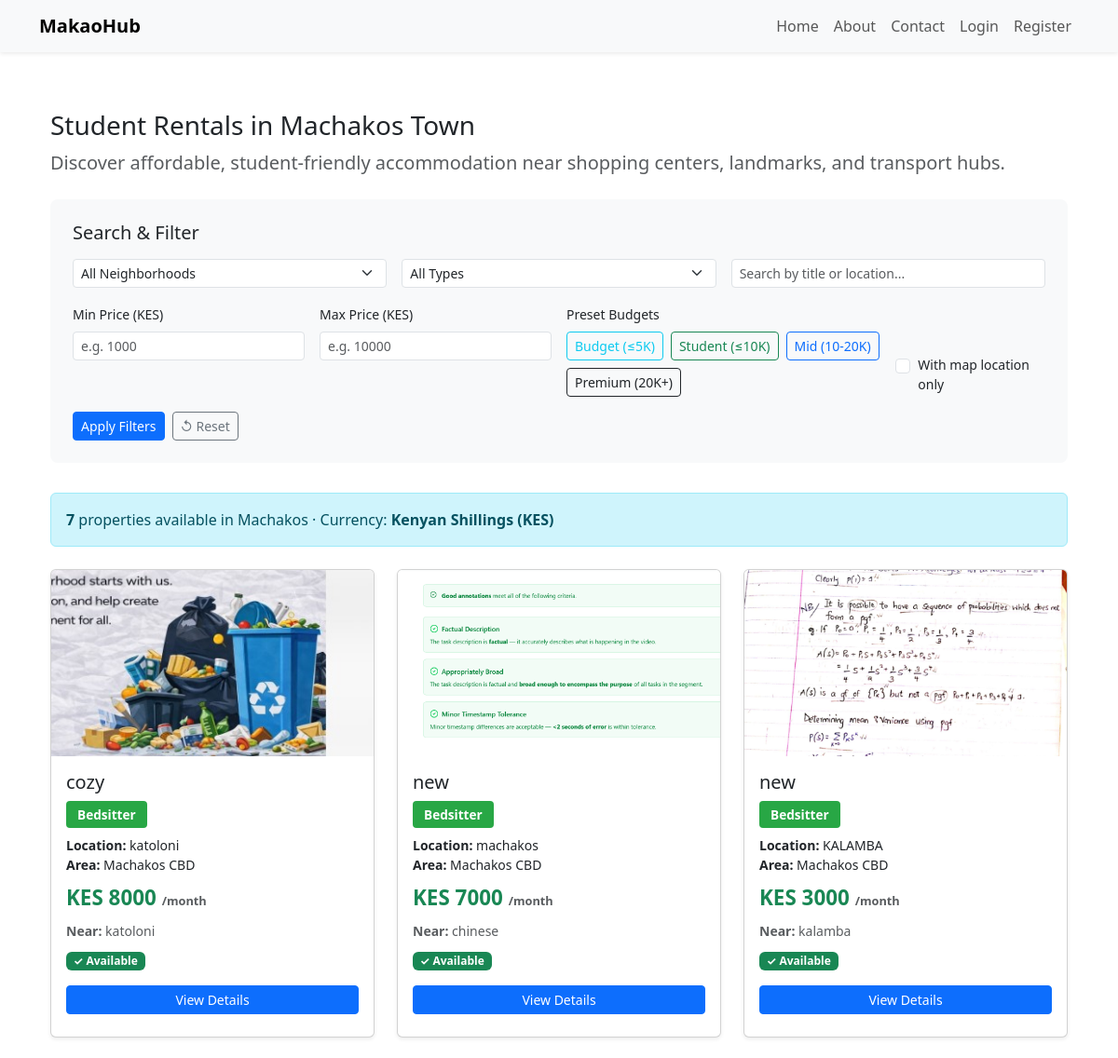
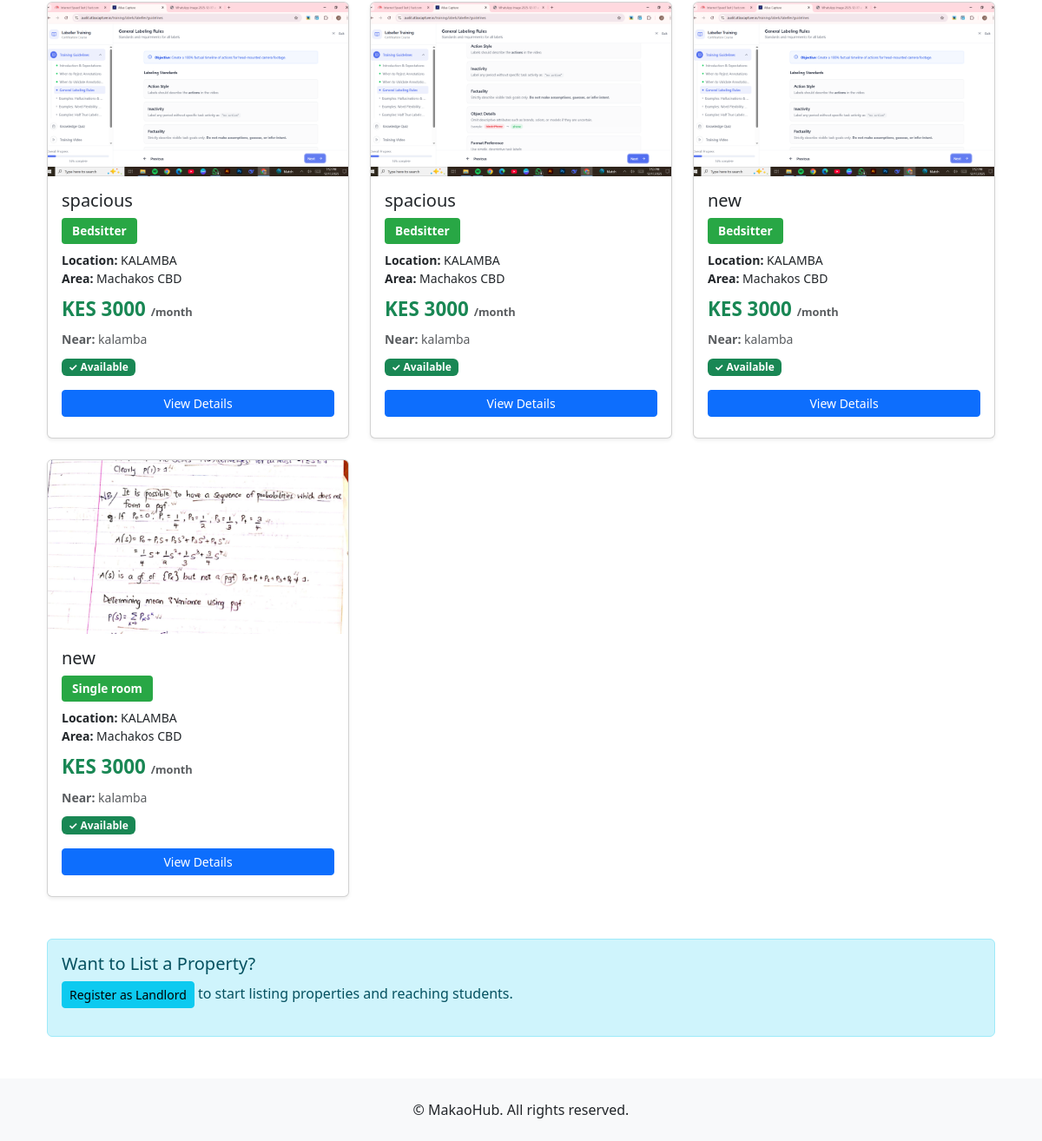
Page /properties/ on the committed database (2 pictures, top to bottom).
### properties/models.py (models this page shows, shortened)
class Property(models.Model):
	class PropertyType(models.TextChoices):
		BEDSITTER = "bedsitter", _("Bedsitter")
		SINGLE_ROOM = "single_room", _("Single room")
		ONE_BEDROOM = "one_bedroom", _("1-bedroom")
		HOSTEL = "hostel", _("Hostel")
		SHARED = "shared", _("Shared")
	class Neighborhood(models.TextChoices):
		MACHAKOS_CBD = "machakos_cbd", _("Machakos CBD")
		MIKUYUNI = "mikuyuni", _("Mikuyuni")
		MATUNGULU = "matungulu", _("Matungulu")
		KANGUNDO = "kangundo", _("Kangundo")
		KIAMBU = "kiambu", _("Kiambu")
		OTHER = "other", _("Other")
	landlord = models.ForeignKey(
		settings.AUTH_USER_MODEL,
		on_delete=models.CASCADE,
		related_name="properties",
		help_text=_("The landlord (owner) who listed this property."),
	)
	title = models.CharField(max_length=200)
	property_type = models.CharField(
		max_length=32, choices=PropertyType.choices, default=PropertyType.BEDSITTER
	)
	location = models.CharField(
		max_length=255,
		help_text=_("Address or description of where the property is located (e.g. Machakos Town)."),
	)
	neighborhood = models.CharField(
		max_length=32,
		choices=Neighborhood.choices,
		default=Neighborhood.MACHAKOS_CBD,
		help_text=_("Neighborhood or area in Machakos."),
	)
	nearby_shopping_center = models.CharField(
		max_length=255,
		blank=True,
		help_text=_("Nearest shopping center or landmark."),
	)
	monthly_rent = models.DecimalField(
		max_digits=10, decimal_places=2, help_text=_("Monthly rent in Kenyan Shillings (KES).")
	)
	description = models.TextField(blank=True)
	is_available = models.BooleanField(default=True)
	is_featured = models.BooleanField(default=False)
	featured_until = models.DateTimeField(null=True, blank=True)
	latitude = models.DecimalField(max_digits=9, decimal_places=6, null=True, blank=True)
	longitude = models.DecimalField(max_digits=9, decimal_places=6, null=True, blank=True)
	video = models.FileField(
		upload_to="property_videos/",
		blank=True,
		null=True,
		help_text=_("Upload a short video of the property (optional)."),
	)
	created_at = models.DateTimeField(auto_now_add=True)
	updated_at = models.DateTimeField(auto_now=True)
	objects = PropertyManager()
	class Meta:
		ordering = ["-created_at"]

class PropertyImage(models.Model):
	property = models.ForeignKey(
		Property, on_delete=models.CASCADE, related_name="images"
	)
	image = models.ImageField(upload_to="property_images/")
	caption = models.CharField(max_length=255, blank=True)
	uploaded_at = models.DateTimeField(auto_now_add=True)

### properties/views.py (the view)
# urls.py: path("", views.property_list, name="list"),
def property_list(request):
	from .models import SavedProperty
	form = PropertyFilterForm(request.GET)
	properties = Property.objects.available()
	saved_property_ids = []
	if request.user.is_authenticated and hasattr(request.user, "profile") and request.user.profile.role == "tenant":
		saved_property_ids = list(SavedProperty.objects.filter(tenant=request.user).values_list('property_id', flat=True))
	if form.is_valid():
		neighborhood = form.cleaned_data.get("neighborhood")
		if neighborhood:
			properties = properties.filter(neighborhood=neighborhood)
		property_type = form.cleaned_data.get("property_type")
		if property_type:
			properties = properties.filter(property_type=property_type)
		min_price = form.cleaned_data.get("min_price")
		if min_price:
			properties = properties.filter(monthly_rent__gte=min_price)
		max_price = form.cleaned_data.get("max_price")
		if max_price:
			properties = properties.filter(monthly_rent__lte=max_price)
		search_query = form.cleaned_data.get("search_query")
		if search_query:
			properties = properties.filter(
				Q(title__icontains=search_query) | Q(location__icontains=search_query)
			)
		if form.cleaned_data.get("with_map_location"):
			properties = properties.filter(
				latitude__isnull=False,
				longitude__isnull=False,
			)
	student = request.GET.get("student") == "1"
	if student:
		properties = properties.filter(
			property_type__in=["bedsitter", "single_room", "hostel", "shared"],
			monthly_rent__lte=10000,  # Budget-friendly limit (approx USD 75)
		).order_by("monthly_rent")
	else:
		properties = properties.order_by('-is_featured', '-created_at')
	map_context = {
		"center": {"lat": -1.5148, "lon": 37.6624},
		"landmarks": MACHAKOS_LANDMARKS,
		"properties": [
			{
				"id": p.id,
				"title": p.title,
				"lat": float(p.latitude) if p.latitude else None,
				"lon": float(p.longitude) if p.longitude else None,
				"rent": str(p.monthly_rent),
				"type": p.get_property_type_display(),
			}
			for p in properties
		],
	}
	google_maps_api_key = getattr(django_settings, "GOOGLE_MAPS_API_KEY", "") or ""
	context = {
		"properties": properties,
		"form": form,
		"student": student,
		"map_context": map_context,
		"saved_property_ids": saved_property_ids,
		"google_maps_api_key": google_maps_api_key,
	}
	return render(request, "properties/properties_list.html", context)

### properties/models.py (called while the page is built)
	def available(self):
		return self.filter(is_available=True)

	def get_queryset(self):
		return PropertyQuerySet(self.model, using=self._db)

	def available(self):
		return self.get_queryset().available()

### properties/templates/properties/properties_list.html (shortened to what this page needs)
{% extends "base.html" %}
{% block content %}
<div class="my-5">
	<div class="container">
		<div class="mb-4">
			<h1 class="h3">Student Rentals in Machakos Town</h1>
			<p class="lead text-muted">Discover affordable, student-friendly accommodation near shopping centers, landmarks, and transport hubs.</p>
		</div>
		<div class="filter-card">
			<h5 class="mb-3">Search & Filter</h5>
			<form method="get" class="">
				<div class="row g-3 mb-3">
					<div class="col-md-4">
						{{ form.neighborhood }}
					</div>
					<div class="col-md-4">
						{{ form.property_type }}
					</div>
					<div class="col-md-4">
						{{ form.search_query }}
					</div>
				</div>
				<div class="row g-3 mb-3">
					<div class="col-md-3">
						<label class="form-label small">Min Price (KES)</label>
						{{ form.min_price }}
					</div>
					<div class="col-md-3">
						<label class="form-label small">Max Price (KES)</label>
						{{ form.max_price }}
					</div>
					<div class="col-md-4">
						<label class="form-label small">Preset Budgets</label>
						<div class="d-flex gap-2 flex-wrap">
							<a href="?max_price=5000" class="btn btn-outline-info btn-sm">Budget (≤5K)</a>
							<a href="?max_price=10000" class="btn btn-outline-success btn-sm">Student (≤10K)</a>
							<a href="?min_price=10000&max_price=20000" class="btn btn-outline-primary btn-sm">Mid (10-20K)</a>
							<a href="?min_price=20000" class="btn btn-outline-dark btn-sm">Premium (20K+)</a>
						</div>
					</div>
					<div class="col-md-2 d-flex align-items-end">
						<div class="form-check">
							{{ form.with_map_location }}
							<label class="form-check-label small" for="id_with_map_location">{{ form.with_map_location.label }}</label>
						</div>
					</div>
				</div>
				<div class="row g-2">
					<div class="col-auto">
						<button type="submit" class="btn btn-primary btn-sm">Apply Filters</button>
					</div>
					<div class="col-auto">
						<a href="{% url 'properties:list' %}" class="btn btn-outline-secondary btn-sm">↺ Reset</a>
					</div>
				</div>
			</form>
		</div>
		<div class="alert alert-info mb-4">
			<strong>{{ properties|length }}</strong> properties available in Machakos · Currency: <strong>Kenyan Shillings (KES)</strong>
		</div>
		<div class="row">
			{% if properties %}
				{% for property in properties %}
					<div class="col-md-6 col-lg-4 mb-4">
						<div class="card h-100 shadow-sm">
							{% if property.images.first %}
								<img src="{{ property.images.first.image.url }}" class="card-img-top" alt="{{ property.title }}" style="height: 200px; object-fit: cover;">
							{% else %}
								<div class="card-img-top bg-light d-flex align-items-center justify-content-center" style="height: 200px;">
									<span class="text-muted">No image</span>
								</div>
							{% endif %}
							<div class="card-body">
								<h5 class="card-title">{{ property.title }}</h5>
								<span class="badge badge-machakos mb-2">{{ property.get_property_type_display }}</span>
								<p class="card-text small mb-2">
									<strong>Location:</strong> {{ property.location }}
									<br/>
									<strong>Area:</strong> {{ property.get_neighborhood_display }}
								</p>
								<p class="card-text price-highlight mb-2">
									KES {{ property.monthly_rent|floatformat:0 }}
									<span class="text-muted" style="font-size: 0.8rem;">/month</span>
								</p>
								{% if property.nearby_shopping_center %}
									<p class="card-text small text-muted mb-2">
										<strong>Near:</strong> {{ property.nearby_shopping_center }}
									</p>
								{% endif %}
								{% if property.is_available %}
									<span class="badge bg-success">✓ Available</span>
								{% else %}
									<span class="badge bg-secondary">Occupied</span>
								{% endif %}
								<div class="mt-3">
									<a href="{% url 'properties:detail' property.id %}" class="btn btn-primary btn-sm w-100 mb-2">View Details</a>
								</div>
							</div>
						</div>
					</div>
				{% endfor %}
			{% endif %}
		</div>
		{% if user.is_authenticated and user.profile.role == 'landlord' %}
		<div class="alert alert-success mt-4" role="alert">
			<h5>List Your Property</h5>
			<p>Help students find their perfect home. <a href="{% url 'properties:create' %}" class="btn btn-sm btn-success">+ Add Property</a></p>
		</div>
		{% elif not user.is_authenticated %}
		<div class="alert alert-info mt-4" role="alert">
			<h5>Want to List a Property?</h5>
			<p><a href="{% url 'accounts:register' %}" class="btn btn-sm btn-info">Register as Landlord</a> to start listing properties and reaching students.</p>
		</div>
		{% endif %}
	</div>
</div>
{% endblock %}

### templates/base.html (shortened to what this page needs)
<!doctype html>
<html lang="en">
<head>
    <link href="https://cdn.jsdelivr.net/npm/bootstrap@5.3.2/dist/css/bootstrap.min.css" rel="stylesheet">
</head>
<body>
<nav class="navbar navbar-expand-lg navbar-light bg-light fixed-top shadow-sm">
  <div class="container">
    <a class="navbar-brand fw-bold" href="{% url 'core:index' %}">MakaoHub</a>
    <div class="collapse navbar-collapse" id="navbarsExampleDefault">
      <ul class="navbar-nav ms-auto mb-2 mb-lg-0">
        <li class="nav-item"><a class="nav-link" href="{% url 'core:index' %}">Home</a></li>
        <li class="nav-item"><a class="nav-link" href="{% url 'core:about' %}">About</a></li>
        <li class="nav-item"><a class="nav-link" href="{% url 'core:contact' %}">Contact</a></li>
        {% if user.is_authenticated %}
          {% if user.profile.role == 'landlord' %}
            <li class="nav-item"><a class="nav-link" href="{% url 'properties:my_properties' %}">My Properties</a></li>
            <li class="nav-item"><a class="nav-link" href="{% url 'accounts:landlord_dashboard' %}">Dashboard</a></li>
          {% elif user.profile.role == 'tenant' %}
            <li class="nav-item"><a class="nav-link" href="{% url 'accounts:tenant_dashboard' %}">Dashboard</a></li>
          {% endif %}
          <li class="nav-item"><a class="nav-link" href="{% url 'accounts:logout' %}">Logout</a></li>
        {% else %}
          <li class="nav-item"><a class="nav-link" href="{% url 'accounts:login' %}">Login</a></li>
          <li class="nav-item"><a class="nav-link" href="{% url 'accounts:register' %}">Register</a></li>
        {% endif %}
      </ul>
    </div>
  </div>
</nav>
<main class="container">
    {% block content %}{% endblock %}
</main>
<footer class="site-footer mt-5">
  <div class="container text-center">
    <p class="mb-0">&copy; {{ now|default_if_none:None }} MakaoHub. All rights reserved.</p>
  </div>
</footer>
</body>
</html>

### properties/templates/properties/properties_list.html (style rules this page uses)
.filter-card { background: #f8f9fa; padding: 1.5rem; border-radius: 8px; margin-bottom: 2rem; }
.badge-machakos { background-color: #28a745; color: white; padding: 0.5rem 0.75rem; border-radius: 4px; font-size: 0.85rem; }
.price-highlight { font-size: 1.4rem; font-weight: bold; color: #198754; }

### templates/base.html (style rules this page uses)
body { padding-top: 70px; }
.site-footer { background: #f8f9fa; padding: 24px 0; }

### rows in the picture
Property: images.first.image (picture), title "cozy", property_type "Bedsitter", location "katoloni", neighborhood "Machakos CBD", monthly_rent "8000", nearby_shopping_center "katoloni", is_available "✓ Available"
Property: images.first.image (picture), title "new", property_type "Bedsitter", location "machakos", neighborhood "Machakos CBD", monthly_rent "7000", nearby_shopping_center "chinese", is_available "✓ Available"
Property: images.first.image (picture), title "new", property_type "Bedsitter", location "KALAMBA", neighborhood "Machakos CBD", monthly_rent "3000", nearby_shopping_center "kalamba", is_available "✓ Available"
Property: images.first.image (picture), title "spacious", property_type "Bedsitter", location "KALAMBA", neighborhood "Machakos CBD", monthly_rent "3000", nearby_shopping_center "kalamba", is_available "✓ Available"
Property: images.first.image (picture), title "spacious", property_type "Bedsitter", location "KALAMBA", neighborhood "Machakos CBD", monthly_rent "3000", nearby_shopping_center "kalamba", is_available "✓ Available"
Property: images.first.image (picture), title "new", property_type "Bedsitter", location "KALAMBA", neighborhood "Machakos CBD", monthly_rent "3000", nearby_shopping_center "kalamba", is_available "✓ Available"
Property: images.first.image (picture), title "new", property_type "Single room", location "KALAMBA", neighborhood "Machakos CBD", monthly_rent "3000", nearby_shopping_center "kalamba", is_available "✓ Available"

### other values in the picture
{{ properties|length }} "7"
